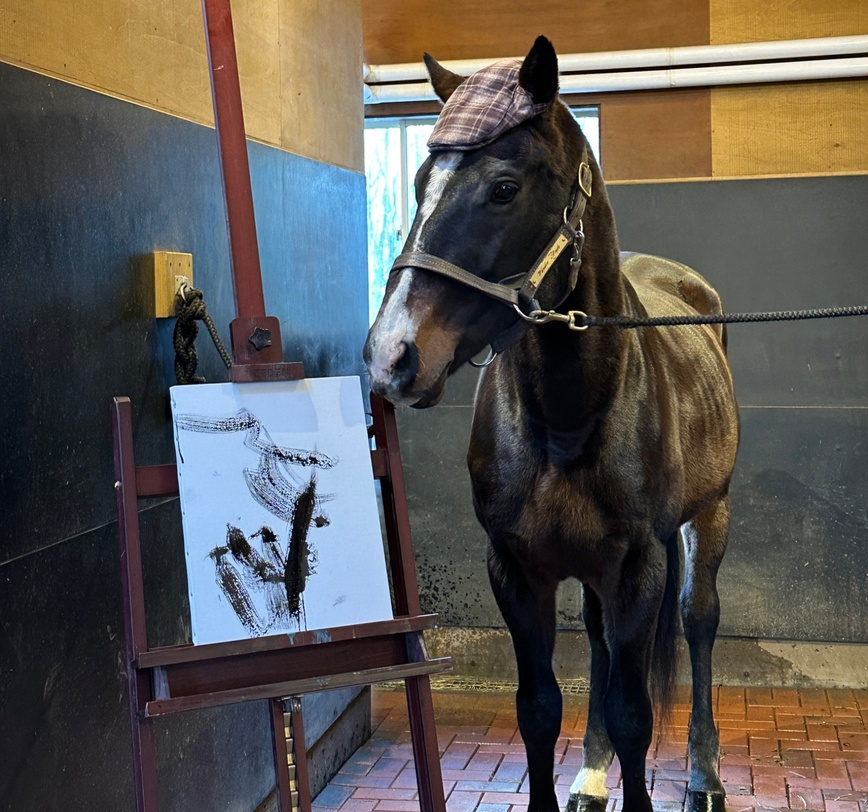
#> input picture c2/wonderacute.jpg, 868 x 812 px, shrunk from 1536 x 1437 before the run
$ jupyter execute c2-54.ipynb
#> lines starting #> are read from the running program, lines starting #| are printed output that depends on the picture
[cell 1]
import matplotlib.pyplot as plt
import numpy as np
import cv2

# Load the image
img = cv2.imread('wonderacute.jpg', cv2.IMREAD_GRAYSCALE)
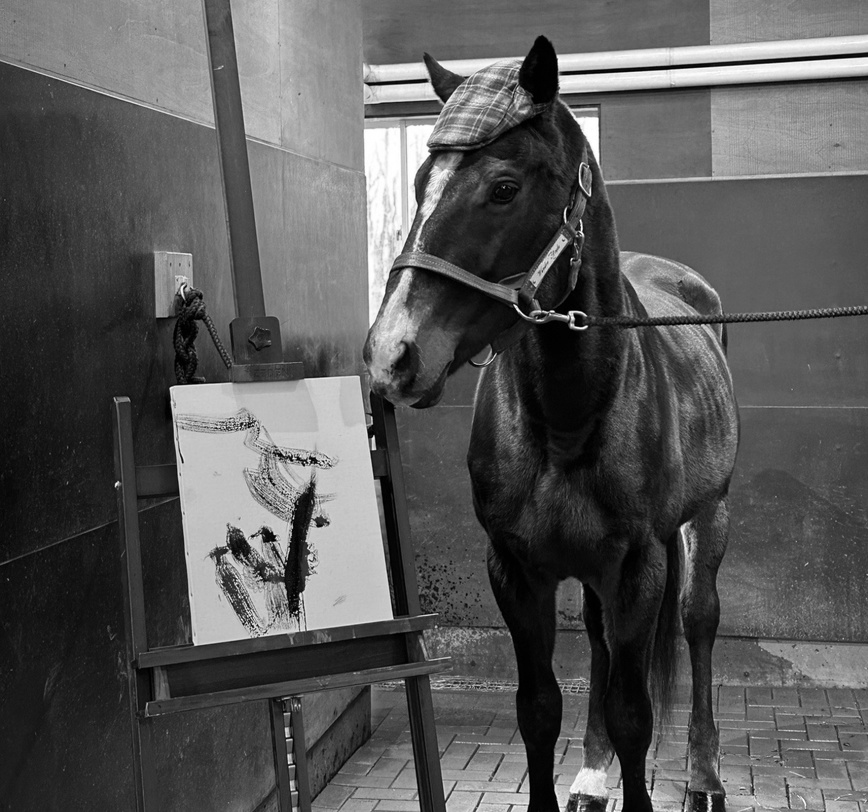
#> img: shape (812, 868); min 0, max 255, mean 87.8

if img is not None:
    print(f"Image loaded successfully with shape: {img.shape}")
#| Image loaded successfully with shape: (812, 868)

    h_laplacian = np.array([[0, 1, 0],
                            [1, -4, 1],
                            [0, 1, 0]], dtype=np.float32)

    print("\nLaplacian kernel:")
    print(h_laplacian)

    img_laplacian = cv2.filter2D(img, -1, h_laplacian)
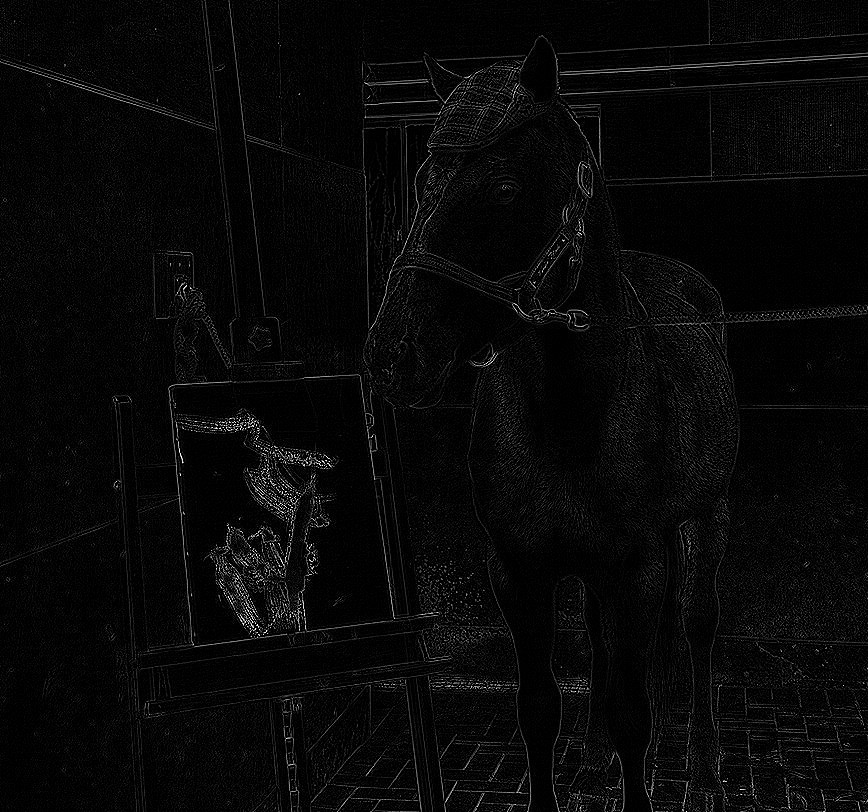
#> img_laplacian: shape (812, 868); min 0, max 255, mean 8

    plt.figure(figsize=(15, 5))

    plt.subplot(1, 3, 1)
    plt.imshow(img, cmap='gray')
    plt.title('Ảnh gốc')
    plt.axis('off')

    plt.subplot(1, 3, 2)
    plt.imshow(img_laplacian, cmap='gray')
    plt.title('Laplacian (Raw)')
    plt.axis('off')

    plt.subplot(1, 3, 3)
    plt.imshow(np.abs(img_laplacian), cmap='gray')
    plt.title('Laplacian (Absolute)')
    plt.axis('off')

    plt.tight_layout()
    plt.show()
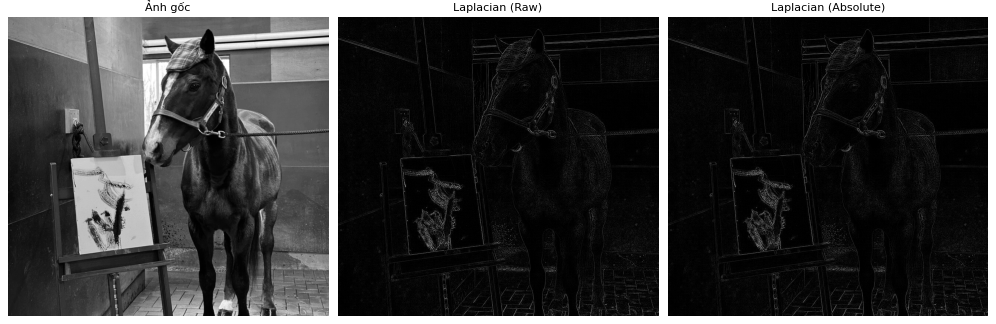
#> figure drawn by matplotlib, 3 panels
else:
    print("Không tìm thấy ảnh!")

[cell 2]
# Define the edge enhancement kernel
# h_enhanced = delta - Laplacian
delta = np.array([[0, 0, 0],
                  [0, 1, 0],
                  [0, 0, 0]], dtype=np.float32)

h_enhanced = delta - h_laplacian

print("Edge enhancement kernel:")
print(h_enhanced)
print("\nThis is equivalent to:")
print(np.array([[0, -1, 0],
                [-1, 5, -1],
                [0, -1, 0]], dtype=np.float32))

[cell 3]
if img is not None:
    img_enhanced = cv2.filter2D(img, -1, h_enhanced)

    img_enhanced_clipped = np.clip(img_enhanced, 0, 255).astype(np.uint8)

    plt.figure(figsize=(15, 5))

    plt.subplot(1, 3, 1)
    plt.imshow(img, cmap='gray')
    plt.title('Ảnh gốc')
    plt.axis('off')

    plt.subplot(1, 3, 2)
    plt.imshow(img_enhanced, cmap='gray')
    plt.title('Edge Enhanced (Raw)')
    plt.axis('off')

    plt.subplot(1, 3, 3)
    plt.imshow(img_enhanced_clipped, cmap='gray')
    plt.title('Edge Enhanced (Clipped to [0, 255])')
    plt.axis('off')

    plt.tight_layout()
    plt.show()
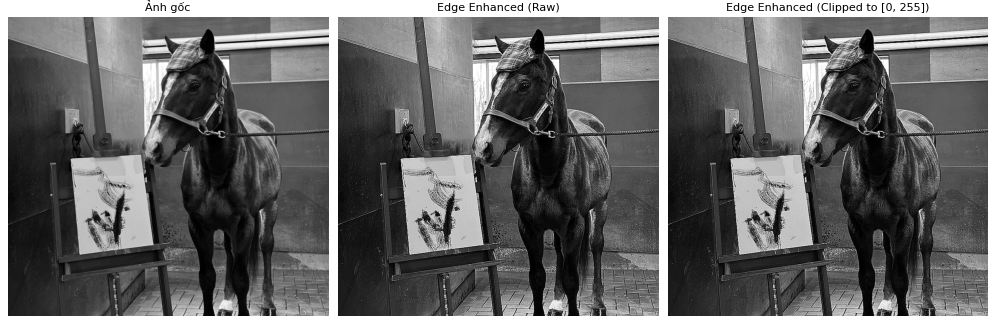
#> figure drawn by matplotlib, 3 panels
else:
    print("Không tìm thấy ảnh!")

[cell 4]
if img is not None:
    plt.figure(figsize=(20, 10))

    # Row 1: Original and kernels
    plt.subplot(2, 4, 1)
    plt.imshow(img, cmap='gray')
    plt.title('Ảnh gốc', fontsize=14)
    plt.axis('off')

    plt.subplot(2, 4, 2)
    plt.imshow(h_laplacian, cmap='RdBu', vmin=-4, vmax=4)
    plt.title('Laplacian Kernel', fontsize=14)
    plt.colorbar(shrink=0.6)
    for i in range(3):
        for j in range(3):
            plt.text(j, i, f'{h_laplacian[i, j]:.0f}',
                    ha='center', va='center', fontsize=12, color='white')

    plt.subplot(2, 4, 3)
    plt.imshow(h_enhanced, cmap='RdBu', vmin=-4, vmax=5)
    plt.title('Edge Enhancement Kernel', fontsize=14)
    plt.colorbar(shrink=0.6)
    for i in range(3):
        for j in range(3):
            plt.text(j, i, f'{h_enhanced[i, j]:.0f}',
                    ha='center', va='center', fontsize=12, color='white')

    # Row 2: Results
    plt.subplot(2, 4, 5)
    plt.imshow(img, cmap='gray')
    plt.title('Ảnh gốc', fontsize=14)
    plt.axis('off')

    plt.subplot(2, 4, 6)
    plt.imshow(np.abs(img_laplacian), cmap='gray')
    plt.title('Laplacian (Absolute)\nPhát hiện cạnh', fontsize=14)
    plt.axis('off')

    plt.subplot(2, 4, 7)
    plt.imshow(img_enhanced_clipped, cmap='gray')
    plt.title('Edge Enhanced\nẢnh được làm sắc nét', fontsize=14)
    plt.axis('off')

    plt.subplot(2, 4, 8)
    diff = img_enhanced_clipped.astype(float) - img.astype(float)
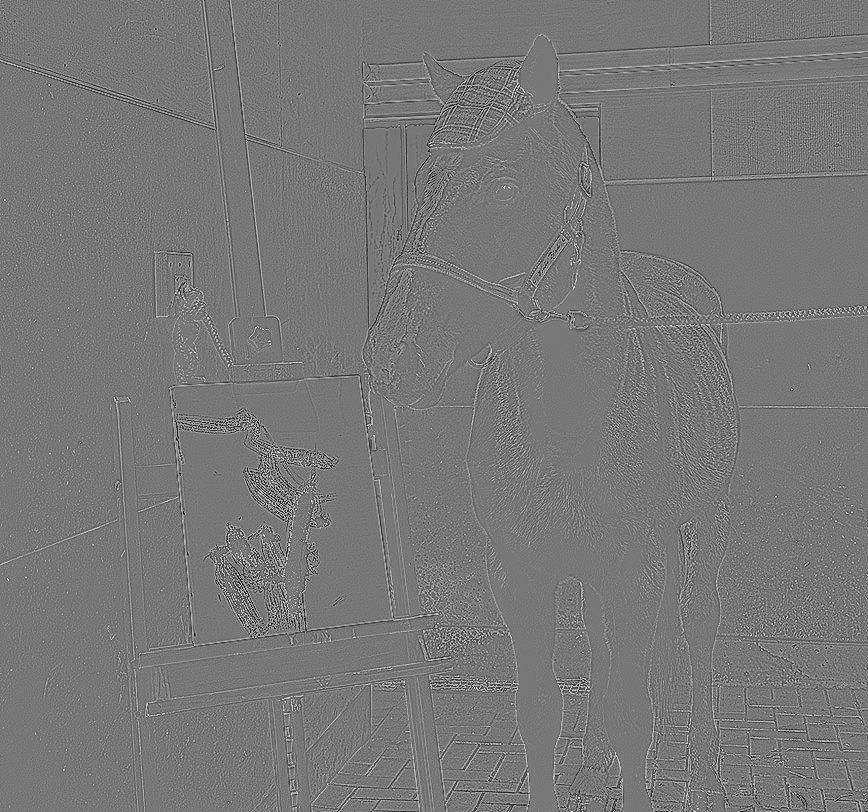
#> diff: shape (812, 868) float64; min -157, max 177, mean 0.4; drawn with min black and max white
    plt.imshow(np.abs(diff), cmap='hot')
    plt.title('Độ khác biệt\n(Enhanced - Original)', fontsize=14)
    plt.axis('off')
    plt.colorbar(shrink=0.6)

    plt.tight_layout()
    plt.show()
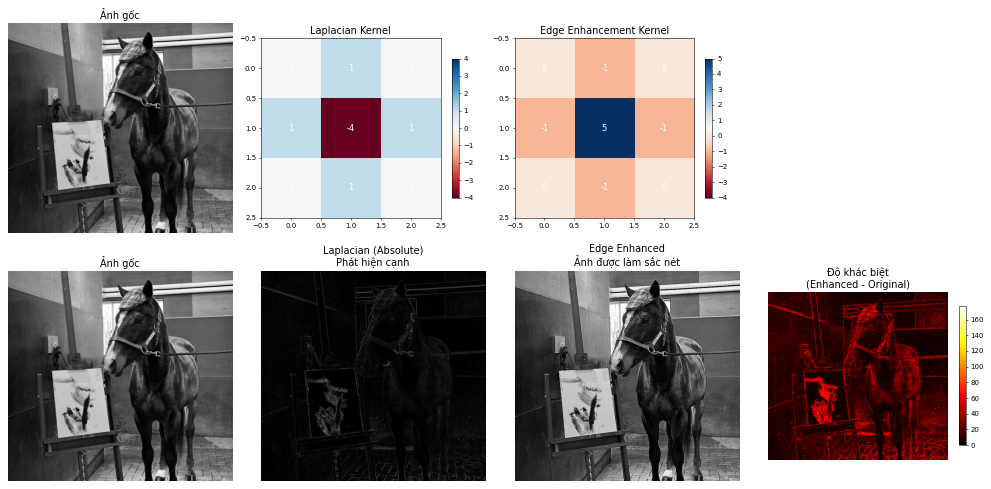
#> figure drawn by matplotlib, 10 panels
else:
    print("Không tìm thấy ảnh!")
